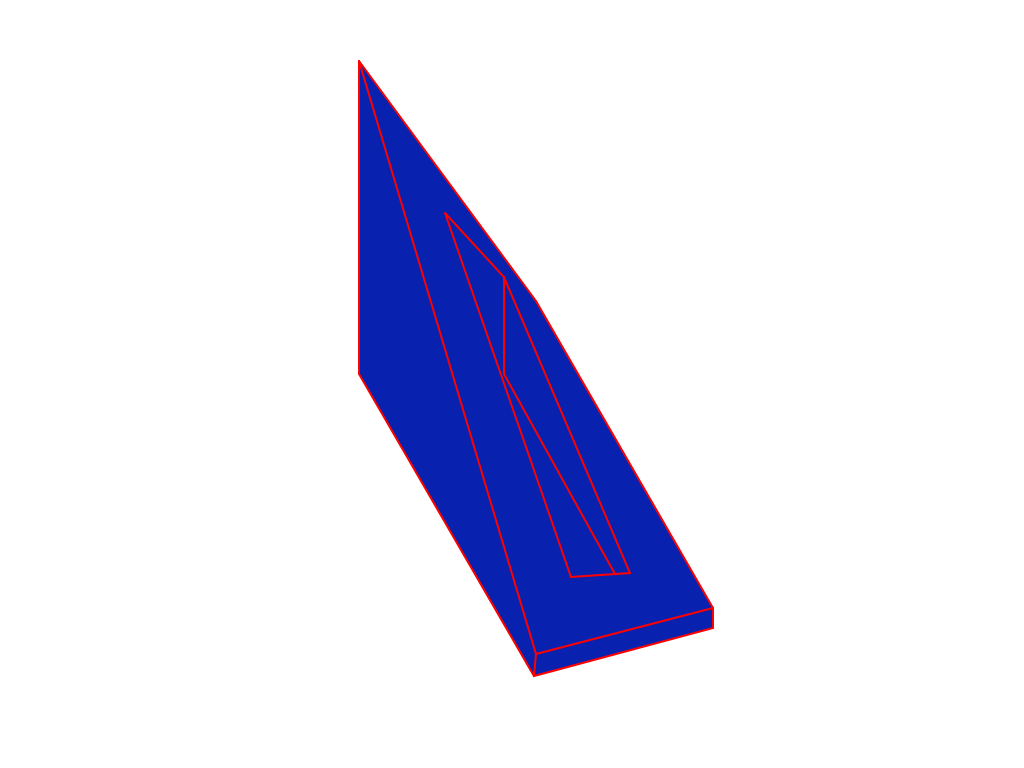
Frame 1 (no input)
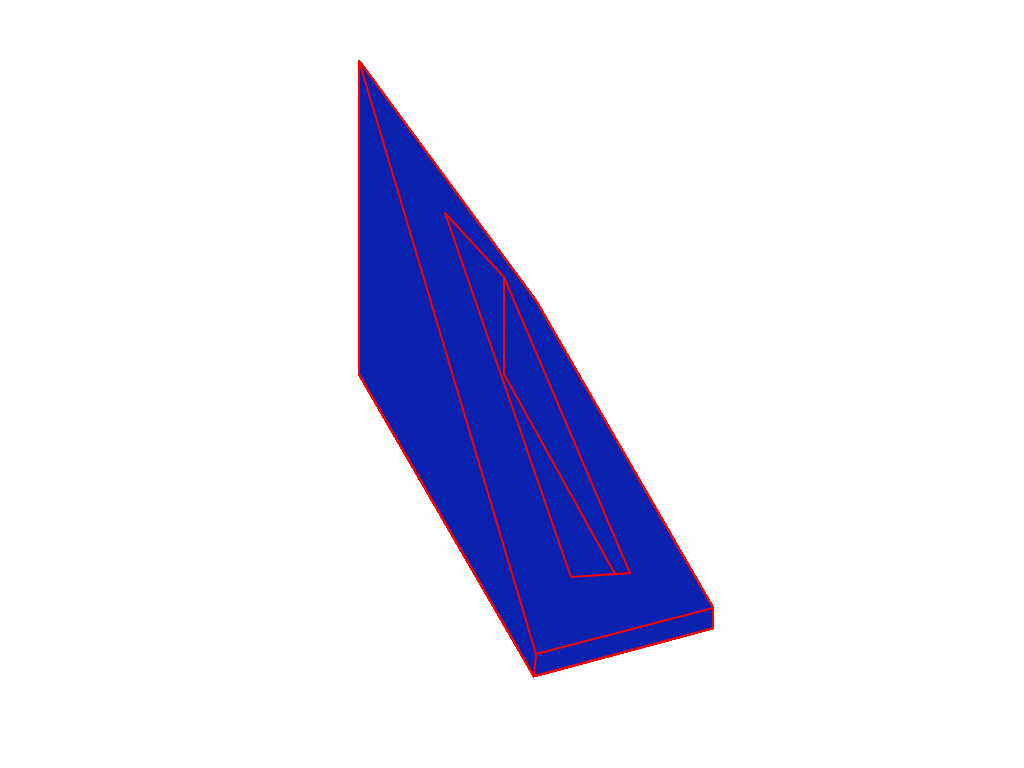
Frame 60 (no input)
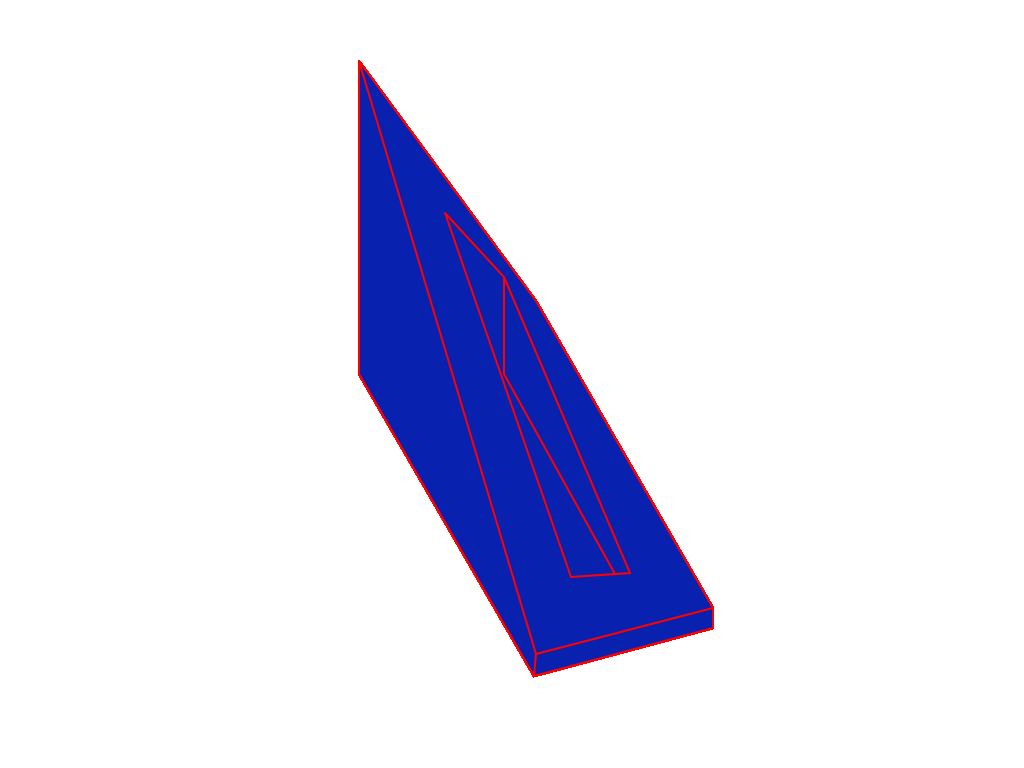
Frame 120 (the mouse pressed at the canvas centre since frame 60)

The p5.js sketch that drew these frames (run headless with seeded random() and noise() and a simulated clock; from frame 60 on, the mouse is pressed at the canvas centre):

// p5.js sketch
// ── sketch.js
function setup() {
  // put setup code here
  createCanvas(1024,768);
  noStroke();
}

function draw() {
  // put drawing code here
  stroke(255,0,0);
  strokeWeight(2);
  fill(9,33,175);

  beginShape();
  vertex(359,61);
  vertex(359,374);
  vertex(534,676);
  vertex(713,628);
  vertex(713,608);
  vertex(536,301);
  vertex(359,61);
  endShape();

  noFill();
  beginShape();
  vertex(359,61);
  vertex(536,654);
  vertex(713,608);
  endShape();

  beginShape();
  vertex(445,213);
  vertex(571,577);
  vertex(630,573);
  vertex(504,277);
  vertex(445,213);
  endShape();

  beginShape();
  vertex(504,277);
  vertex(504,374);
  vertex(615,574);
  endShape();

  line(536,654,534,676);
}
